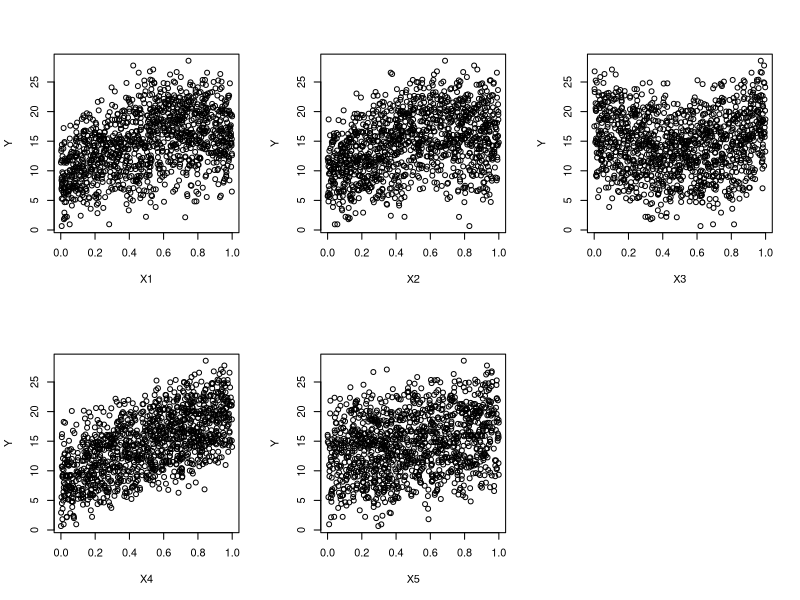
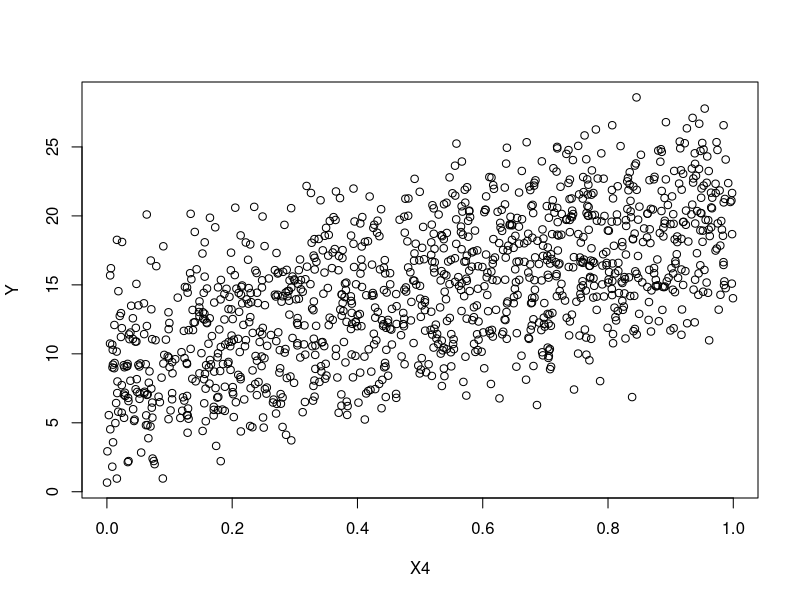

These charts were generated, in order, by the following R code:
## ---- chunk 1
knitr::opts_chunk$set(echo = TRUE)
## ---- chunk 2
library(ggplot2)
library(dplyr)
library(tidyr)
## ---- chunk 3
friedman = read.csv("Datos/friedman/friedman.dat", header = FALSE, comment.char = "@")
head(friedman)
## ---- chunk 4
n = length(names(friedman))-1
names(friedman)[1:n] = paste ("X", 1:n, sep="")
names(friedman)[n+1] = "Y"
head(friedman)
## ---- chunk 5
dim(friedman)
## ---- chunk 6
summary(friedman)
## ---- chunk 7
anyNA(friedman)
## ---- chunk 8
any(duplicated(friedman))
## ---- chunk 9
plotY = function (x,y) {
  plot(friedman[,y]~friedman[,x], xlab=names(friedman)[x], ylab=names(friedman)[y])
}

par(mfrow=c(2,3))
x = sapply(1:(dim(friedman)[2]-1), plotY, dim(friedman)[2])
par(mfrow=c(1,1))
## ---- chunk 10
plotY(4,dim(friedman)[2])
## ---- chunk 11
cor(friedman)
## ---- chunk 12
lmsimple1 = lm(Y~X1, data=friedman)
lmsimple2 = lm(Y~X2, data=friedman)
lmsimple3 = lm(Y~X3, data=friedman)
lmsimple4 = lm(Y~X4, data=friedman)
lmsimple5 = lm(Y~X5, data=friedman)

summary(lmsimple1)
summary(lmsimple2)
summary(lmsimple3)
summary(lmsimple4)
summary(lmsimple5)
## ---- chunk 13
lmmultiple1 = lm(Y~., data=friedman)
summary(lmmultiple1)
## ---- chunk 14
lmmultiple2 = lm(Y~.-X3, data=friedman)
summary(lmmultiple2)
## ---- chunk 15
lmmultiple3 = lm(Y~.-X3-X5, data=friedman)
summary(lmmultiple3)
## ---- chunk 16
lminteraccion1 = lm(Y~X4*X1, data=friedman)
summary(lminteraccion1)
## ---- chunk 17
lminteraccion2 = lm(Y~X4*X1*X2, data=friedman)
summary(lminteraccion2)
## ---- chunk 18
lminteraccion3 = lm(Y~X4*X1*X2*X5, data=friedman)
summary(lminteraccion3)
## ---- chunk 19
lmnolinealidad1 = lm(Y~X4+I(X4^2), data=friedman)
summary(lmnolinealidad1)
## ---- chunk 20
lmnolinealidad2 = lm(Y~X1+I(X1^2), data=friedman)
summary(lmnolinealidad2)
## ---- chunk 21
lmnolinealidad3 = lm(Y~.-X3+I(X1^2), data=friedman)
summary(lmnolinealidad3)
